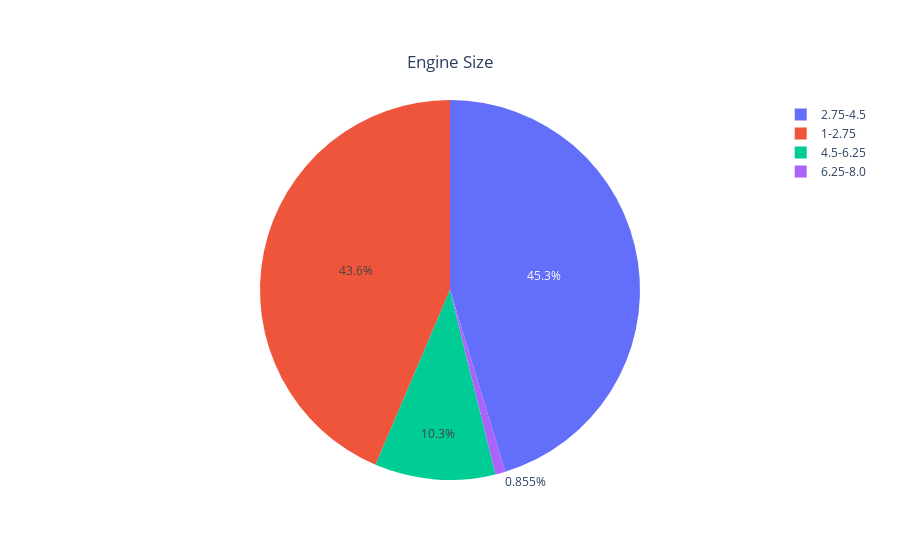

Here is the notebook cell this chart was saved with:
### Code cell
import plotly.graph_objects as go

labels = ['1-2.75','2.75-4.5','4.5-6.25','6.25-8.0']
values = [51, 53, 12, 1]

# pull is given as a fraction of the pie radius
fig = go.Figure(data=[go.Pie(labels=labels, values=values, pull=[0, 0, 0, 0])])
fig.update_layout(
    title={'text': 'Engine Size', 
           'y':0.9,
           'x':0.5,
           'xanchor': 'center',
           'yanchor': 'top'})
fig.show()

### Figure 1 — Plotly figure (JSON) as saved in the notebook; plotly's stock layout.template omitted (floating-point values rounded to 4 significant figures)
{"data": [{"labels": ["1-2.75", "2.75-4.5", "4.5-6.25", "6.25-8.0"], "pull": [0, 0, 0, 0], "values": [51, 53, 12, 1], "type": "pie"}], "layout": {"title": {"text": "Engine Size", "y": 0.9, "x": 0.5, "xanchor": "center", "yanchor": "top"}}}
